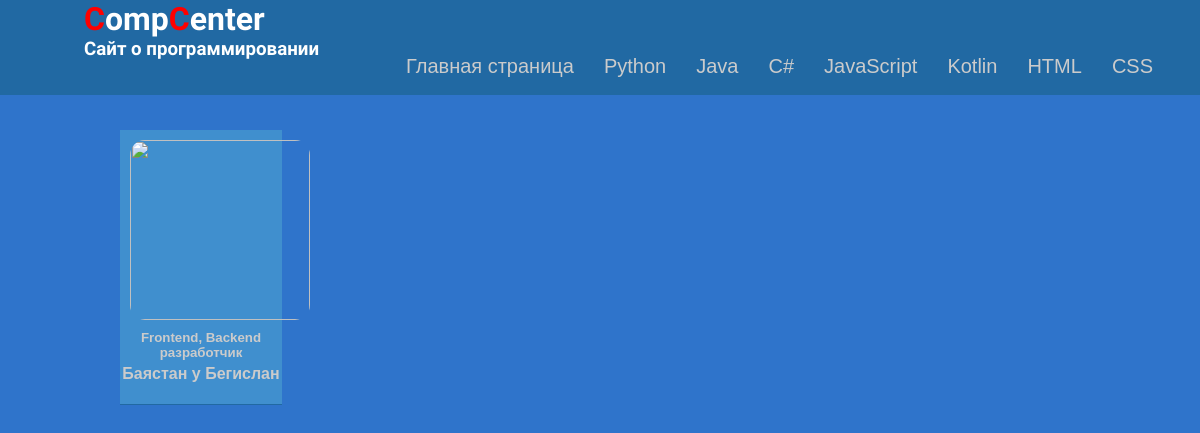
Before: /css/ with the older database file.
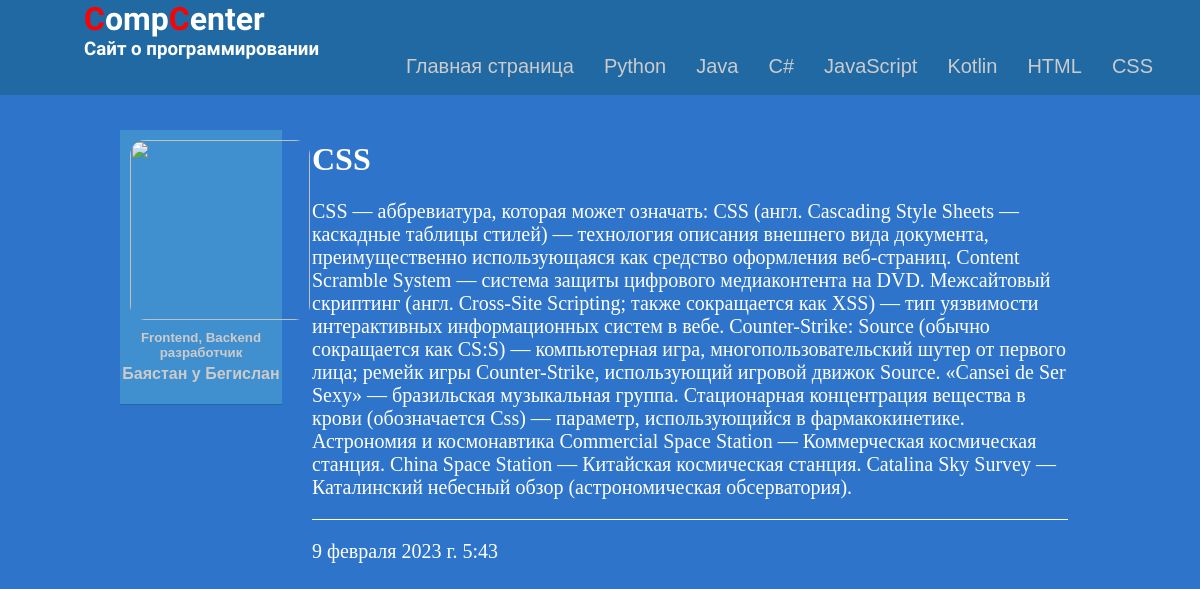
After: the same page with the newer database file.
### CSS/models.py (models this page shows, shortened)
class Css(models.Model):
    title = models.CharField(max_length=50, verbose_name="Название темы")
    text = models.TextField(verbose_name="Данные")
    date = models.DateTimeField(verbose_name="Дата")

### CSS/views.py (the view)
# urls.py: path('', css, name="css")
def css(request):
    jav = Css.objects.all
    return render(request, "css.html", {'jav': jav})

### templates/css.html (shortened to what this page needs)
{% extends "base.html" %}
{% block content %}
{% for el in jav %}
<div class="content_1">
    <div class="title_block">
        <h1 class="title">{{ el.title }}</h1>
        <p class="text">{{ el.text }}</div>
        <p class="text">{{ el.date }}</div>
{% endfor %}
    </div>
{% endblock %}

Changed rows visible on the page:
added Css: title "CSS", text "CSS — аббревиатура, которая может означать: CSS (англ. Cascading Style Sheets — каскадные таблицы стилей) — технология описания внешнего вида документа, преимущественно использующаяся как средство оформления веб-страниц. Content Scramble System — система защиты цифрового медиаконтента на DVD. Межсайтовый скриптинг (англ. Cross-Site Scripting; также сокращается как XSS) — тип уязвимости интерактивных информационных систем в вебе. Counter-Strike: Source (обычно сокращается как CS:S) — компьютерная игра, многопользовательский шутер от первого лица; ремейк игры Counter-Strike, использующий игровой движок Source. «Cansei de Ser Sexy» — бразильская музыкальная группа. Стационарная концентрация…", date "9 февраля 2023 г. 5:43"
